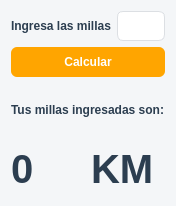
<?xml version="1.0" encoding="UTF-8"?>
<ui version="4.0">
 <class>Dialog</class>
 <widget class="QDialog" name="Dialog">
  <property name="geometry">
   <rect>
    <x>0</x>
    <y>0</y>
    <width>170</width>
    <height>206</height>
   </rect>
  </property>
  <property name="windowTitle">
   <string>Calcular millas a Km</string>
  </property>
  <property name="styleSheet">
   <string notr="true">/* Fondo general del diálogo */
QDialog {
    background-color: #f4f6f8;
    font-family: &quot;Segoe UI&quot;;
    font-size: 10pt;
}

/* Etiquetas */
QLabel {
    color: #2c3e50;
    font-weight: 500;
}

QLabel#label_km {
    color: #2c3e50;
	font-size: 30pt;
    font-weight: 500;
}

QLabel#label_resultadokm {
    color: #2c3e50;
	font-size: 30pt;
    font-weight: 500;
}

/* Campos de texto */
QLineEdit {
    background-color: #ffffff;
    border: 1px solid #dcdfe3;
    border-radius: 6px;
    padding: 6px 8px;
    selection-background-color: #4a90e2;
    selection-color: white;
}

QLineEdit:focus {
    border: 1px solid #4a90e2;
}

/* Botones */
QPushButton {
    background-color: #FFA500;
    color: white;
    border: none;
    border-radius: 6px;
    padding: 8px 14px;
    font-weight: 500;
}

QPushButton:hover {
    background-color: #3b7dc4;
}

QPushButton:pressed {
    background-color: #2f5f94;
}

QPushButton:disabled {
    background-color: #cfd6dd;
    color: #7a8a99;
}</string>
  </property>
  <layout class="QGridLayout" name="gridLayout">
   <item row="1" column="0">
    <widget class="QPushButton" name="boton_Calcular">
     <property name="text">
      <string>Calcular</string>
     </property>
    </widget>
   </item>
   <item row="0" column="0">
    <layout class="QHBoxLayout" name="horizontalLayout">
     <item>
      <widget class="QLabel" name="label">
       <property name="text">
        <string>Ingresa las millas</string>
       </property>
      </widget>
     </item>
     <item>
      <widget class="QLineEdit" name="edit_millas"/>
     </item>
    </layout>
   </item>
   <item row="4" column="0">
    <layout class="QHBoxLayout" name="horizontalLayout_2">
     <item>
      <widget class="QLabel" name="label_resultadokm">
       <property name="text">
        <string>0</string>
       </property>
      </widget>
     </item>
     <item>
      <widget class="QLabel" name="label_km">
       <property name="text">
        <string>KM</string>
       </property>
      </widget>
     </item>
    </layout>
   </item>
   <item row="2" column="0">
    <widget class="QLabel" name="label_4">
     <property name="text">
      <string>Tus millas ingresadas son:</string>
     </property>
    </widget>
   </item>
  </layout>
 </widget>
 <resources/>
 <connections/>
</ui>
